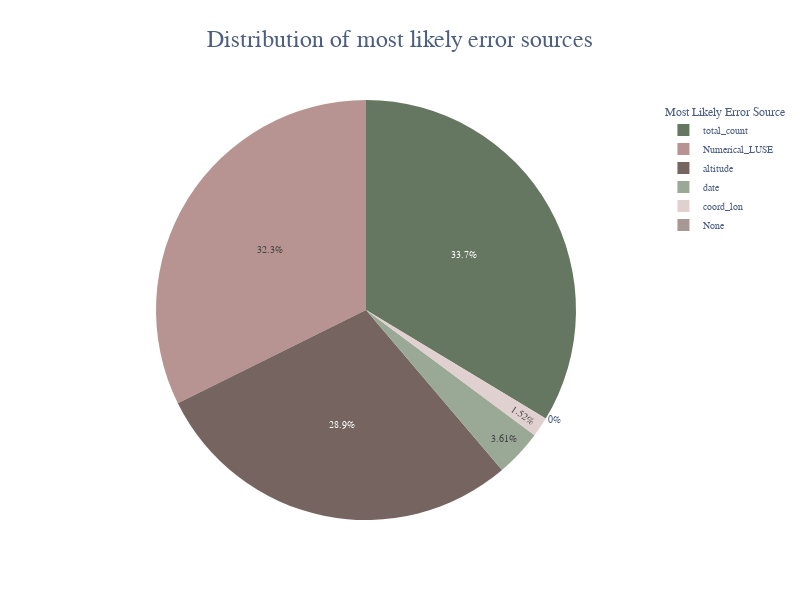

This figure's notebook cell:
### Markdown cell above
### Distribution of most likely error sources
The distribution of most likely error sources aligns closely with the previously determined feature importances from Shapley values. The most common error sources, namely total count, land use, and altitude, are relatively evenly represented.

### Code cell
fig = px.pie(bergpieper_output, values='error_detected', names='most_likely_error_source', title='Error sources', color_discrete_sequence=['#667761', '#b79492', '#756460'])
fig.update_layout(font=dict(family="Aleo", size=10, color="#4d5f81"),
                  title=dict(x=0.5, y=0.95, font=dict(size=24), text="Distribution of most likely error sources", xanchor='center'),
                  legend_title_text='Most Likely Error Source',
                  width=800, height=600)
fig.show()

### Figure 1 — Plotly figure (JSON) as saved in the notebook; plotly's stock layout.template omitted (floating-point values rounded to 4 significant figures; data arrays with more than 128 entries replaced by an {"elided": "..."} marker saying what was removed)
{"data": [{"domain": {"x": [0, 1], "y": [0, 1]}, "hovertemplate": "most_likely_error_source=%{label}<br>error_detected=%{value}<extra></extra>", "labels": {"elided": "6431 str values"}, "legendgroup": "", "name": "", "showlegend": true, "type": "pie", "values": {"elided": "6431 int values"}}], "layout": {"font": {"color": "#4d5f81", "family": "Aleo", "size": 10}, "height": 600, "legend": {"title": {"text": "Most Likely Error Source"}, "tracegroupgap": 0}, "piecolorway": ["#667761", "#b79492", "#756460"], "title": {"font": {"size": 24}, "text": "Distribution of most likely error sources", "x": 0.5, "xanchor": "center", "y": 0.95}, "width": 800}}
